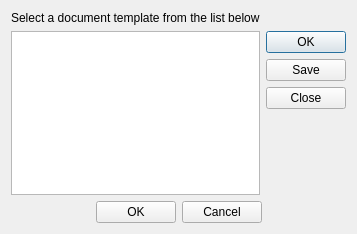
<?xml version="1.0" encoding="UTF-8"?>
<ui version="4.0">
 <class>frmDocumentSelector</class>
 <widget class="QDialog" name="frmDocumentSelector">
  <property name="geometry">
   <rect>
    <x>0</x>
    <y>0</y>
    <width>323</width>
    <height>234</height>
   </rect>
  </property>
  <property name="windowTitle">
   <string>Template Selector</string>
  </property>
  <layout class="QGridLayout" name="gridLayout">
   <item row="2" column="0">
    <widget class="QListView" name="lstDocs">
     <property name="editTriggers">
      <set>QAbstractItemView::NoEditTriggers</set>
     </property>
     <property name="selectionBehavior">
      <enum>QAbstractItemView::SelectRows</enum>
     </property>
    </widget>
   </item>
   <item row="1" column="0">
    <widget class="QLabel" name="label">
     <property name="text">
      <string>Select a document template from the list below</string>
     </property>
    </widget>
   </item>
   <item row="2" column="1">
    <widget class="QDialogButtonBox" name="manageButtonBox">
     <property name="orientation">
      <enum>Qt::Vertical</enum>
     </property>
     <property name="standardButtons">
      <set>QDialogButtonBox::Close|QDialogButtonBox::Ok|QDialogButtonBox::Save</set>
     </property>
    </widget>
   </item>
   <item row="3" column="0" colspan="2">
    <widget class="QDialogButtonBox" name="buttonBox">
     <property name="orientation">
      <enum>Qt::Horizontal</enum>
     </property>
     <property name="standardButtons">
      <set>QDialogButtonBox::Cancel|QDialogButtonBox::Ok</set>
     </property>
     <property name="centerButtons">
      <bool>true</bool>
     </property>
    </widget>
   </item>
   <item row="0" column="0" colspan="2">
    <layout class="QVBoxLayout" name="vlNotification"/>
   </item>
  </layout>
 </widget>
 <resources/>
 <connections>
  <connection>
   <sender>buttonBox</sender>
   <signal>rejected()</signal>
   <receiver>frmDocumentSelector</receiver>
   <slot>reject()</slot>
   <hints>
    <hint type="sourcelabel">
     <x>316</x>
     <y>260</y>
    </hint>
    <hint type="destinationlabel">
     <x>286</x>
     <y>274</y>
    </hint>
   </hints>
  </connection>
  <connection>
   <sender>manageButtonBox</sender>
   <signal>rejected()</signal>
   <receiver>frmDocumentSelector</receiver>
   <slot>reject()</slot>
   <hints>
    <hint type="sourcelabel">
     <x>276</x>
     <y>115</y>
    </hint>
    <hint type="destinationlabel">
     <x>161</x>
     <y>116</y>
    </hint>
   </hints>
  </connection>
 </connections>
</ui>
